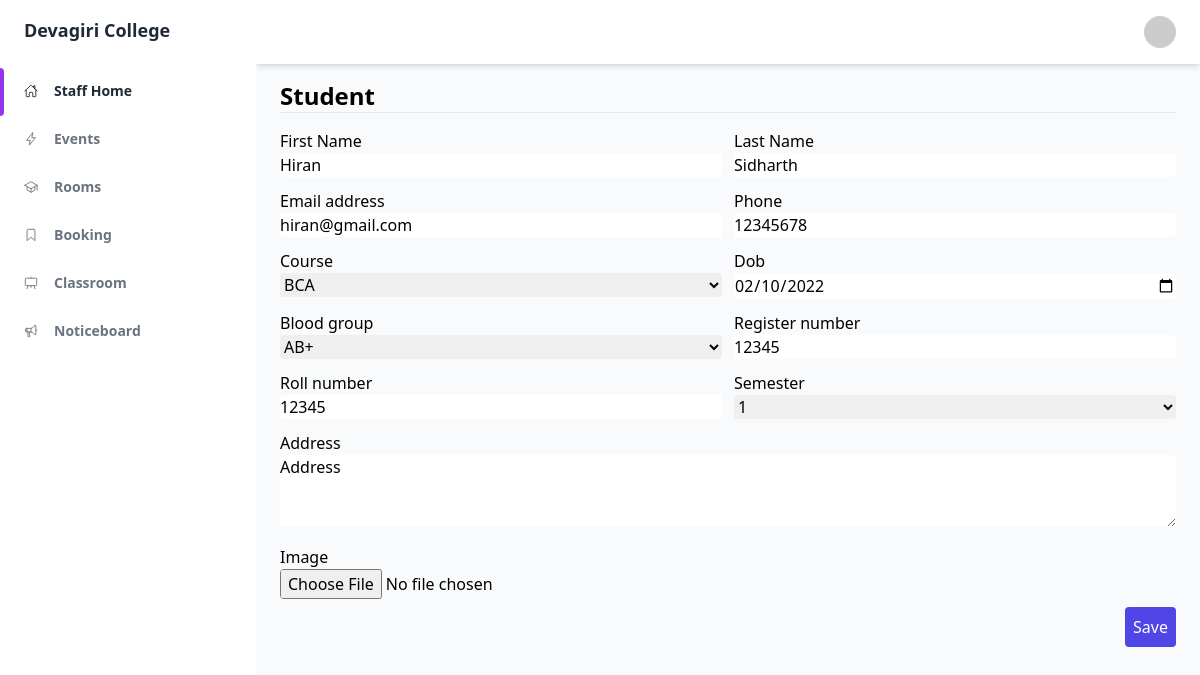
/administrator/student/edit/1/ (signed in), run on the app's committed database.
### accounts/models.py (models this page shows, shortened)
class User(AbstractBaseUser):
    id = models.BigAutoField(
        primary_key=True,
    )
    email = models.EmailField(
        verbose_name='email address',
        max_length=255,
        unique=True,
        validators=[
            validators.EmailValidator("Invalid Email")
        ]
    )
    first_name = models.CharField(
        max_length=50,
        verbose_name='First Name',
        blank=False,
        null=False,
        validators=[
            validators.MinLengthValidator(3, message="First name is too short"),
            validators.MaxLengthValidator(15, message="First name is too long"),
        ]
    )
    last_name = models.CharField(
        max_length=50,
        verbose_name='Last Name',
        blank=False,
        null=False,
        validators=[
            validators.MinLengthValidator(1, message="Last name is too short"),
            validators.MaxLengthValidator(15, message="Last name is too long"),
        ]
    )
    date_joined = models.DateTimeField(
        auto_now_add=True
    )
    last_updated = models.DateTimeField(
        auto_now=True
    )
    is_active = models.BooleanField(default=True)
    staff = models.BooleanField(default=False) # a admin user; non super-user
    admin = models.BooleanField(default=False) # a superuser
    instructor=models.BooleanField(default=False)
    student = models.BooleanField(default=True)
    has_confirmed_email = models.BooleanField(default=False)
    USERNAME_FIELD = 'email'
    REQUIRED_FIELDS = [] # Email & Password are required by default.
    objects = UserManager()
    failed_login_attempts = models.IntegerField(
        verbose_name='Login attempts',
        default=0,
        validators=[
            validators.MinValueValidator(0),
            validators.MaxValueValidator(100),
        ]
    )

### administrator/models.py (models this page shows)
class Student(models.Model):
    BLOOD_GROUPS = (
        ('A+', 'A+'),
        ('A-', 'A-'),
        ('B+', 'B+'),
        ('B-', 'B-'),
        ('AB+', 'AB+'),
        ('AB-', 'AB-'),
        ('O+', 'O+'),
        ('O-', 'O-'),
    )
    SEMESTERS = (
        (1, '1'),
        (2, '2'),
        (3, '3'),
        (4, '4'),
        (5, '5'),
        (6, '6'),
        (7, '7'),
        (8, '8'),
    )
    id = models.BigAutoField(primary_key=True)
    user = models.ForeignKey(to=User, on_delete=models.CASCADE, related_name='student_user')
    phone = models.CharField(max_length=15, blank=True, null=True)
    course = models.ForeignKey(to=Course,on_delete=models.CASCADE)
    address = models.CharField(max_length=250, blank=True, null=True)
    blood_group = models.CharField(max_length=10, choices=BLOOD_GROUPS, blank=True, null=True)
    dob = models.DateField(blank=True, null=True)
    register_number = models.CharField(max_length=20, unique=True)
    roll_number = models.CharField(max_length=20, unique=True)
    semester = models.IntegerField(choices=SEMESTERS)
    image = models.ImageField(upload_to='student_images', blank=True, null=True)

### administrator/views.py (the view, shortened to what this page needs)
# urls.py: path('student/edit/<id>/', update_student, name='student_edit'),
@login_required
@user_passes_test(lambda u: u.admin or u.staff)
def update_student(request,id):
    student=get_object_or_404(Student, id=id)
    if request.method == 'GET':
        user_form = UserCreationFormWithoutPassword(instance=student.user)
        form = StudentCreationForm(instance=student)
        context = {
            'form': form,
            'user_form': user_form,
        }
        return render(request, 'administrator/student/create.html', context)

### administrator/forms.py
class StudentCreationForm(ModelForm):
    class Meta:
        model = Student
        exclude = ['user']
        widgets = {
            'address': forms.Textarea(attrs={'rows': 3}),
            'dob': forms.DateInput(attrs={'type': 'date'}),
        }

class UserCreationFormWithoutPassword(ModelForm):
    class Meta:
        model = User
        fields = ['first_name', 'last_name', 'email']

### administrator/models.py (called while the page is built)
    def __str__(self):
        return self.name

### administrator/templates/administrator/student/create.html (shortened to what this page needs)
{% extends 'master.html' %}
{% load widget_tweaks %}
{% block content %}
<h1 class="font-bold text-2xl">Student</h1>
<hr/>
<div class="container mt-4">
    <form method="post" enctype="multipart/form-data">
        <div class="grid grid-cols-2 gap-3">
            <div>
                <label>{{ user_form.first_name.label }}</label>
                {% render_field user_form.first_name class="form-input w-full rounded" %}
            </div>
            <div>
                <label>{{ user_form.last_name.label }}</label>
                {% render_field user_form.last_name class="form-input w-full rounded" %}
            </div>
            <div>
                <label>{{ user_form.email.label }}</label>
                {% render_field user_form.email class="form-input w-full rounded" %}
            </div>
            <div>
                <label>{{ form.phone.label }}</label>
                {% render_field form.phone class="form-input w-full rounded" %}
            </div>
            <div>
                <label>{{ form.course.label }}</label>
                {% render_field form.course class="form-input w-full rounded" %}
            </div>
            <div>
                <label>{{ form.dob.label }}</label>
                {% render_field form.dob class="form-input w-full rounded" %}
            </div>
            <div>
                <label>{{ form.blood_group.label }}</label>
                {% render_field form.blood_group class="form-input w-full rounded" %}
            </div>
            <div>
                <label>{{ form.register_number.label }}</label>
                {% render_field form.register_number class="form-input w-full rounded" %}
            </div>
            <div>
                <label>{{ form.roll_number.label }}</label>
                {% render_field form.roll_number class="form-input w-full rounded" %}
            </div>
            <div>
                <label>{{ form.semester.label }}</label>
                {% render_field form.semester class="form-input w-full rounded" %}
            </div>
            <div class="col-span-2">
                <label>{{ form.address.label }}</label>
                {% render_field form.address class="form-input w-full rounded" %}
            </div>
            <div class="col-span-2">
                <label>{{ form.image.label }}</label>
                {% render_field form.image class="form-input w-full rounded" %}
            </div>
        </div>
        <div class="flex mt-2">
            <button class="ml-auto bg-indigo-600 p-2 rounded text-white">Save</button>
        </div>
    </form>
</div>
{% endblock content %}

### data on the page
User: first_name "Hiran", last_name "Sidharth", email "hiran@gmail.com"
Student: phone "12345678", course "BCA", dob "02/10/2022", blood_group "AB+", register_number "12345", roll_number "12345", semester "1", address.label "Address", address "Address"

### other printed values
{{ user_form.first_name.label }} "First Name"
{{ user_form.last_name.label }} "Last Name"
{{ user_form.email.label }} "Email address"
